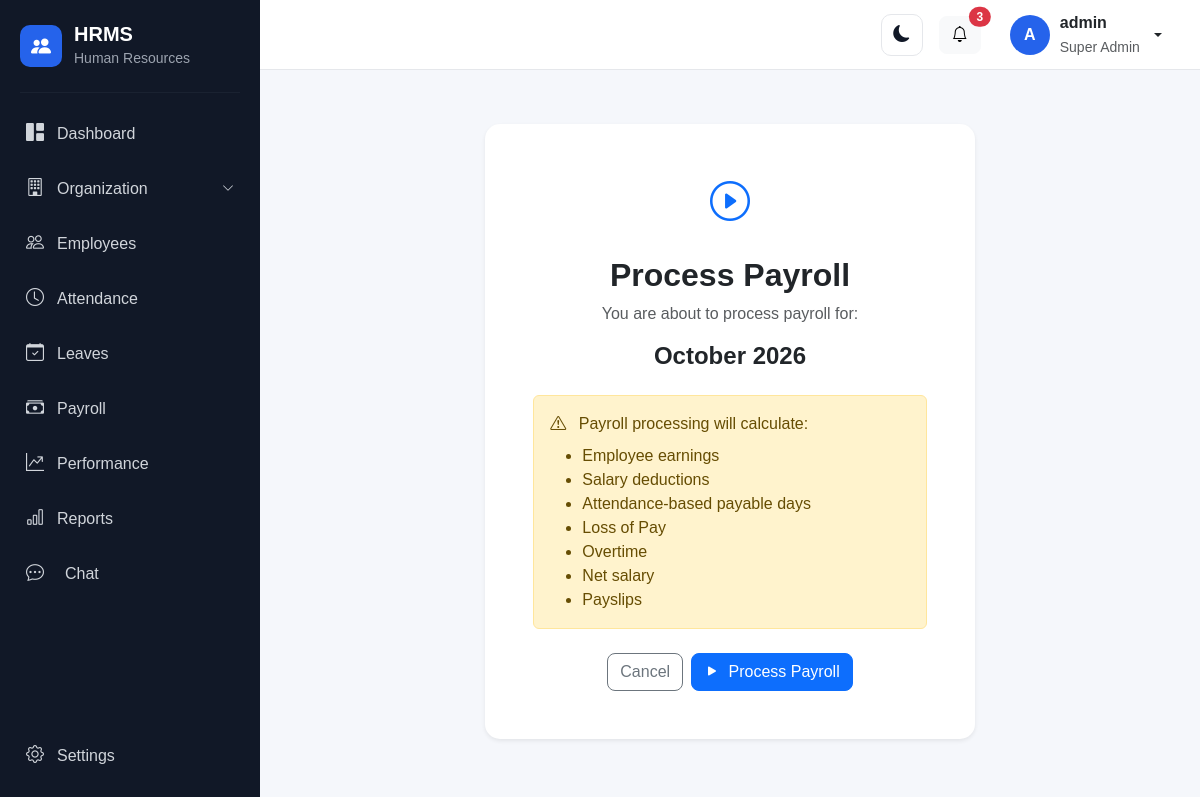
The page /payroll/periods/1/process/ (signed in) on the database its author committed.
### account/models.py (models this page shows, shortened)
class User(AbstractUser):
    class Role(models.TextChoices):
        SUPER_ADMIN = "SUPER_ADMIN", "Super Admin"
        HR_ADMIN = "HR_ADMIN", "HR Admin"
        MANAGER = "MANAGER", "Manager"
        EMPLOYEE = "EMPLOYEE", "Employee"
        RECRUITER = "RECRUITER", "Recruiter"
        PAYROLL_ADMIN = "PAYROLL_ADMIN", "Payroll Admin"
    objects = HRMSUserManager()
    role = models.CharField(
        max_length=30,
        choices=Role.choices,
        default=Role.EMPLOYEE,
    )
    phone = models.CharField(
        max_length=15,
        blank=True,
        null=True,
    )
    profile_picture = models.ImageField(
        upload_to="profile_pictures/",
        blank=True,
        null=True,
    )
    must_change_password = models.BooleanField(
        default=False,
        help_text="If enabled, the user must change their password after logging in.",
    )

### payroll/models.py (models this page shows, shortened)
class PayrollPeriod(models.Model):
    class Status(models.TextChoices):
        DRAFT = "DRAFT", "Draft"
        PROCESSING = "PROCESSING", "Processing"
        PROCESSED = "PROCESSED", "Processed"
        PAID = "PAID", "Paid"
        CANCELLED = "CANCELLED", "Cancelled"
    month = models.PositiveSmallIntegerField()
    year = models.PositiveIntegerField()
    start_date = models.DateField()
    end_date = models.DateField()
    status = models.CharField(
        max_length=20,
        choices=Status.choices,
        default=Status.DRAFT,
    )
    processed_at = models.DateTimeField(
        null=True,
        blank=True,
    )
    processed_by = models.ForeignKey(
        settings.AUTH_USER_MODEL,
        on_delete=models.SET_NULL,
        null=True,
        blank=True,
        related_name="processed_payroll_periods",
    )
    notes = models.TextField(
        blank=True,
        null=True,
    )
    created_at = models.DateTimeField(auto_now_add=True)
    updated_at = models.DateTimeField(auto_now=True)
    class Meta:
        ordering = ["-year", "-month"]
        constraints = [
            models.UniqueConstraint(
                fields=["month", "year"],
                name="unique_payroll_period",
            )
        ]
    @property
    def display_name(self):
        return self.start_date.strftime("%B %Y")

### payroll/views.py (the view, shortened to what this page needs)
# urls.py: path("periods/<int:pk>/process/", views.process_payroll, name="process_payroll"),
@login_required
@transaction.atomic
def process_payroll(request, pk):
    current_employee = require_payroll_processing(request)
    if not current_employee:
        return HttpResponseForbidden(
            "Only HR Admin or Super Admin can process payroll "
            "within their permitted employee scope."
        )
    period = get_object_or_404(
        PayrollPeriod,
        pk=pk,
    )
    is_paid_period = (
        period.status == PayrollPeriod.Status.PAID
    )
    accessible_employees = get_accessible_employees(request)
    salary_records = (
        EmployeeSalary.objects.filter(
            employee__in=accessible_employees,
            is_active=True,
            effective_from__lte=period.end_date,
        )
        .filter(
            Q(effective_to__isnull=True)
            | Q(effective_to__gte=period.start_date)
        )
        .select_related(
            "employee",
            "salary_structure",
        )
        .order_by("employee__employee_id", "id")
    )
    if is_paid_period:
        existing_period_employee_ids = (
            PayrollRecord.objects.filter(
                period=period,
            ).values_list(
                "employee_id",
                flat=True,
            )
        )
        missing_salary_records = salary_records.exclude(
            employee_id__in=existing_period_employee_ids
        )
    if request.method != "POST":
        context = {
            "period": period,
            "salary_records": salary_records,
            "employee_count": salary_records.count(),
        }
        return render(
            request,
            "payroll/payroll_process.html",
            context,
        )

### payroll/views.py (called while the page is built, shortened)
def get_current_employee(request):
    try:
        employee = request.user.employee_profile
    except Employee.DoesNotExist:
        return None
    if employee.employment_status in [
        Employee.EmploymentStatus.ACTIVE,
        Employee.EmploymentStatus.BENCH,
        Employee.EmploymentStatus.ON_LEAVE,
    ]:
        return employee
    return None

def get_accessible_employees(request):
    current_employee = get_current_employee(request)
    if not current_employee:
        return Employee.objects.none()
    base_queryset = Employee.objects.filter(
        employment_status__in=[
            Employee.EmploymentStatus.ACTIVE,
            Employee.EmploymentStatus.BENCH,
            Employee.EmploymentStatus.ON_LEAVE,
        ]
    ).select_related(
        "company",
        "branch",
        "department",
        "designation",
        "reporting_manager",
    )
    if current_employee.role == Employee.Role.SUPER_ADMIN:
        return base_queryset.filter(
            role=Employee.Role.HR_ADMIN
        )

def require_payroll_processing(request):
    employee = get_current_employee(request)
    if employee and employee.role in [
        Employee.Role.SUPER_ADMIN,
        Employee.Role.HR_ADMIN,
    ]:
        return employee
    return None

### templates/payroll/payroll_process.html (shortened to what this page needs)
{% extends "base.html" %}
{% block content %}
<div class="container-fluid py-4">
    <div class="row justify-content-center">
        <div class="col-lg-7">
            <div class="card border-0 shadow-sm">
                <div class="card-body text-center p-5">
                    <div class="mb-4">
                        <i class="bi bi-play-circle fs-1 text-primary"></i>
                    </div>
                    <h2 class="fw-bold">
                        Process Payroll
                    </h2>
                    <p class="text-muted">
                        You are about to process payroll for:
                    </p>
                    <h4 class="fw-bold">
                        {{ period.display_name }}
                    </h4>
                    <div class="alert alert-warning text-start mt-4">
                        <i class="bi bi-exclamation-triangle me-2"></i>
                        Payroll processing will calculate:
                        <ul class="mb-0 mt-2">
                            <li>Employee earnings</li>
                            <li>Salary deductions</li>
                            <li>Attendance-based payable days</li>
                            <li>Loss of Pay</li>
                            <li>Overtime</li>
                            <li>Net salary</li>
                            <li>Payslips</li>
                        </ul>
                    </div>
                    <form method="post"
                          action="{% url 'payroll:process_payroll' period.pk %}">
                        <div class="d-flex justify-content-center gap-2 mt-4">
                            <a href="{% url 'payroll:period_detail' period.pk %}"
                               class="btn btn-outline-secondary">
                                Cancel
                            </a>
                            <button type="submit"
                                    class="btn btn-primary"
                                    onclick="return confirm('Are you sure you want to process payroll?');">
                                <i class="bi bi-play-fill me-1"></i>
                                Process Payroll
                            </button>
                        </div>
                    </form>
                </div>
            </div>
        </div>
    </div>
</div>
{% endblock %}

### templates/base.html (shortened to what this page needs)
{% load static %}
<!DOCTYPE html>
<html lang="en">
<head>
    <link href="https://cdn.jsdelivr.net/npm/bootstrap@5.3.3/dist/css/bootstrap.min.css" rel="stylesheet">
    <link rel="stylesheet" href="https://cdn.jsdelivr.net/npm/bootstrap-icons@1.11.3/font/bootstrap-icons.min.css">
    <link rel="stylesheet" href="{% static 'css/style.css' %}">
</head>
<body>
    <div class="d-flex min-vh-100">
        <aside class="sidebar" id="sidebar">
            <div class="sidebar-brand">
                <div class="brand-icon">
                    <i class="bi bi-people-fill"></i>
                </div>
                <div>
                    <h5 class="mb-0">
                        HRMS
                    </h5>
                    <small>
                        Human Resources
                    </small>
                </div>
            </div>
            <hr>
            <nav class="sidebar-menu">
                <a href="{% url 'dashboard' %}" class="sidebar-link">
                    <i class="bi bi-grid-1x2-fill"></i>
                    <span>
                        Dashboard
                    </span>
                </a>
                {% if user.role == "SUPER_ADMIN" %}
                <a class="sidebar-link" data-bs-toggle="collapse" href="#organizationMenu" role="button"
                    aria-expanded="false" aria-controls="organizationMenu">
                    <i class="bi bi-building"></i>
                    <span class="flex-grow-1">
                        Organization
                    </span>
                    <i class="bi bi-chevron-down organization-arrow"></i>
                </a>
                {% endif %}
                <a href="{% url 'employee_list' %}" class="sidebar-link">
                    <i class="bi bi-people"></i>
                    <span>
                        Employees
                    </span>
                </a>
                <a href="{% url 'attendance_dashboard' %}" class="sidebar-link">
                    <i class="bi bi-clock"></i>
                    <span>
                        Attendance
                    </span>
                </a>
                <a href="{% url 'leave_dashboard' %}" class="sidebar-link">
                    <i class="bi bi-calendar-check"></i>
                    <span>
                        Leaves
                    </span>
                </a>
                <a href="{% url 'payroll:payroll_dashboard' %}" class="sidebar-link">
                    <i class="bi bi-cash-stack"></i>
                    <span>
                        Payroll
                    </span>
                </a>
                <a href="{% url 'performance:dashboard' %}" class="sidebar-link">
                    <i class="bi bi-graph-up-arrow"></i>
                    <span>
                        Performance
                    </span>
                </a>
                {% if user.role == "HR_ADMIN" or user.role == "SUPER_ADMIN" %}
                <a href="{% url 'reports:dashboard' %}" class="sidebar-link">
                    <i class="bi bi-bar-chart"></i>
                    <span>
                        Reports
                    </span>
                </a>
                {% endif %}
                <a href="{% url 'chat:home' %}"
                    class="sidebar-link {% if request.resolver_match.namespace == 'chat' %}active{% endif %}">
                    <i class="bi bi-chat-dots me-2"></i>
                    <span>Chat</span>
                </a>
            </nav>
            <div class="sidebar-bottom">
                <a href="{% url 'settings' %}" class="sidebar-link">
                    <i class="bi bi-gear"></i>
                    <span>
                        Settings
                    </span>
                </a>
            </div>
        </aside>
        <div class="main-wrapper">
            <nav class="top-navbar">
                <div class="ms-auto d-flex align-items-center gap-3">
                    <button type="button" class="btn theme-toggle" id="themeToggle" aria-label="Switch to dark mode"
                        title="Switch to dark mode">
                        <i class="bi bi-moon-fill" id="themeToggleIcon"></i>
                    </button>
                    <button type="button" class="btn btn-light position-relative">
                        <i class="bi bi-bell"></i>
                        <span class="position-absolute top-0 start-100 translate-middle badge rounded-pill bg-danger">
                            3
                        </span>
                    </button>
                    <div class="dropdown">
                        <button type="button" class="btn user-menu dropdown-toggle" data-bs-toggle="dropdown">
                            <div class="user-avatar">
                                {{ user.first_name|first|default:user.username|first|upper }}
                            </div>
                            <div class="d-none d-md-block text-start">
                                <div class="fw-semibold">
                                    {{ user.get_full_name|default:user.username }}
                                </div>
                                <small class="text-muted">
                                    {{ user.get_role_display }}
                                </small>
                            </div>
                        </button>
                    </div>
                </div>
            </nav>
            <main class="content-area">
                {% block content %}
                {% endblock %}
            </main>
        </div>
    </div>
</body>
</html>

### static/css/style.css (style rules this page uses)
body { margin: 0; background: #f5f7fb; font-family: Arial, sans-serif; }
.sidebar { width: 260px; min-height: 100vh; background: #111827; color: white; position: fixed; left: 0; top: 0; z-index: 1000; display: flex; flex-direction: column; }
.sidebar-brand { padding: 22px 20px; display: flex; align-items: center; gap: 12px; }
.brand-icon { width: 42px; height: 42px; border-radius: 10px; background: #2563eb; display: flex; align-items: center; justify-content: center; font-size: 20px; }
.sidebar-brand h5 { font-weight: 700; }
.sidebar-brand small { color: #9ca3af; }
.sidebar hr { border-color: #374151; margin: 0 20px 15px; }
.sidebar-menu { padding: 0 12px; }
.sidebar-link { color: #d1d5db; text-decoration: none; display: flex; align-items: center; gap: 13px; padding: 12px 14px; margin-bottom: 4px; border-radius: 8px; transition: 0.2s; }
.sidebar-link i { font-size: 18px; }
.sidebar-bottom { margin-top: auto; padding: 15px 12px; }
@media (min-width: 992px) { .sidebar { transform: translateX(0); pointer-events: auto; } }
@media (min-width: 992px) { .main-wrapper { margin-left: 260px; width: calc(100% - 260px); } }
.main-wrapper { margin-left: 260px; width: calc(100% - 260px); }
.top-navbar { height: 70px; background: white; border-bottom: 1px solid #e5e7eb; display: flex; align-items: center; padding: 0 25px; }
.user-menu { display: flex; align-items: center; gap: 10px; }
.user-avatar { width: 40px; height: 40px; border-radius: 50%; background: #2563eb; color: white; display: flex; align-items: center; justify-content: center; font-weight: 600; }
.content-area { padding: 30px; }
.card { border-radius: 15px; }
.btn { border-radius: 8px; }
.organization-arrow { font-size: 12px !important; transition: transform 0.2s ease; }
:root { --hrms-page-bg: #f5f7fb; --hrms-surface: #ffffff; --hrms-surface-soft: #f8fafc; --hrms-border: #e5e7eb; --hrms-text: #111827; --hrms-text-secondary: #6b7280; --hrms-input-bg: #ffffff; --hrms-input-text: #1e293b; --hrms-hover: #f8f9fa; }
html.theme-light { color-scheme: light; }
.theme-toggle { width: 42px; height: 42px; display: inline-flex; align-items: center; justify-content: center; padding: 0; background-color: #ffffff; color: #111827; border: 1px solid #e5e7eb; border-radius: 10px !important; opacity: 1; cursor: pointer; transition: background-color 0.2s ease, color 0.2s ease, border-color 0.2s ease; }
.theme-toggle i { font-size: 17px; color: inherit; opacity: 1; }

### rows shown on the page
User: first_name|first "A", get_full_name "admin", role "Super Admin"
PayrollPeriod: display_name "October 2026"
